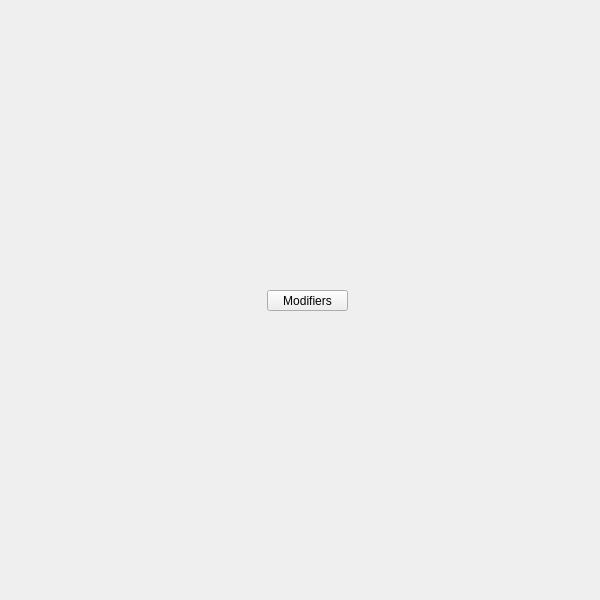
<?xml version="1.0" encoding="UTF-8"?>
<ui version="4.0">
 <class>QtUi</class>
 <widget class="QMainWindow" name="QtUi">
  <property name="geometry"><rect><x>0</x><y>0</y><width>600</width><height>600</height></rect></property>
  <property name="sizePolicy"><sizepolicy hsizetype="Ignored" vsizetype="Ignored"><horstretch>0</horstretch><verstretch>0</verstretch></sizepolicy></property>
  <property name="minimumSize"><size><width>0</width><height>0</height></size></property>
  <property name="maximumSize"><size><width>600</width><height>600</height></size></property>
  <property name="toolButtonStyle"><enum>Qt::ToolButtonIconOnly</enum></property>
  <property name="tabShape"><enum>QTabWidget::Triangular</enum></property>
  <property name="dockNestingEnabled"><bool>true</bool></property>
  <property name="dockOptions"><set>QMainWindow::AllowNestedDocks|QMainWindow::AllowTabbedDocks|QMainWindow::AnimatedDocks|QMainWindow::ForceTabbedDocks</set></property>
  <widget class="QWidget" name="widget">
   <property name="sizePolicy"><sizepolicy hsizetype="Ignored" vsizetype="Ignored"><horstretch>0</horstretch><verstretch>0</verstretch></sizepolicy></property>
   <widget class="MenuButton" name="b031">
    <property name="geometry">
     <rect><x>267</x><y>290</y><width>81</width><height>21</height></rect>
    </property>
    <property name="minimumSize"><size><width>0</width><height>21</height></size></property>
    <property name="maximumSize"><size><width>999</width><height>21</height></size></property>
    <property name="target"><string>modifiers</string></property>
    <property name="text"><string>Modifiers</string></property>
   </widget>
  </widget>
 </widget>
 <customwidgets>
  <customwidget><class>MenuButton</class><extends>QPushButton</extends><header>widgets.menubutton.h</header></customwidget>
 </customwidgets>
 <resources/>
 <connections/>
</ui>
